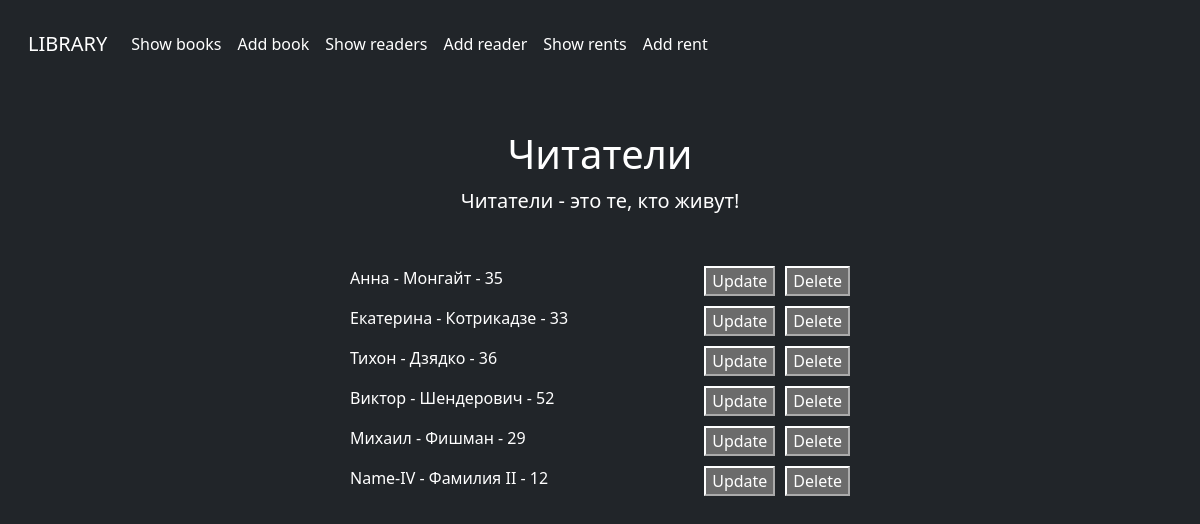
The page /showreaders/ on the database as committed earlier.
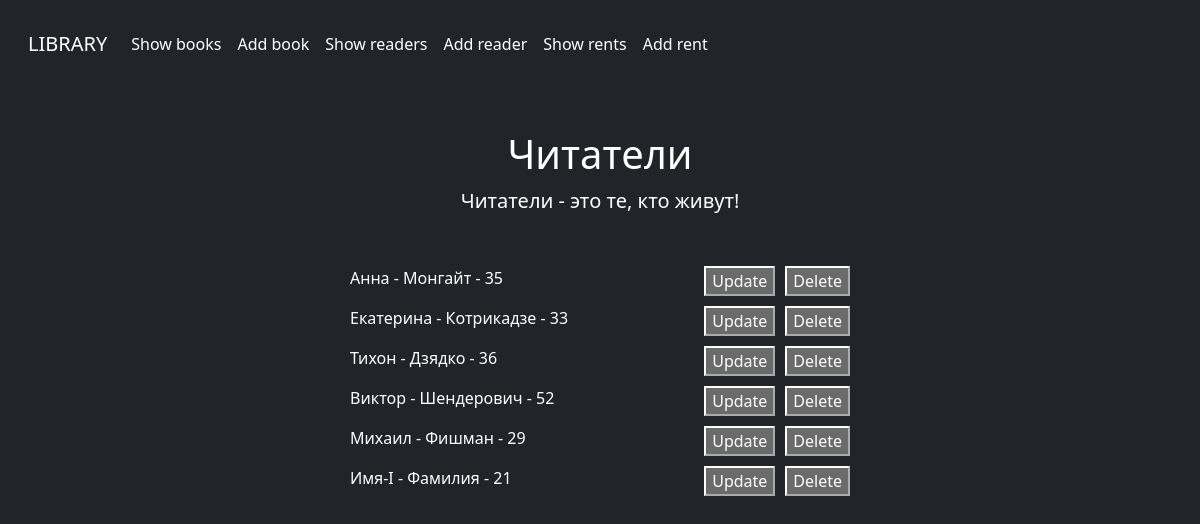
The same page on the database as committed later.
### library/models.py (models this page shows)
class Reader(models.Model):
    name = models.CharField(max_length=50)
    surname = models.CharField(max_length=50)
    age = models.IntegerField()
    address = models.CharField(max_length=250)
    def __str__(self):
        return f"{self.name} - {self.surname} - {self.age}"

### library/views.py (the view)
# urls.py: path('showreaders/', views.show_readers),
def show_readers(request):
    if request.method == "POST":
        if 'delete' in request.POST:
            Reader.objects.filter(id=request.POST['delete']).delete()
    return render(request, 'showreaders.html', {'readers': Reader.objects.all()})

### templates/showreaders.html (shortened to what this page needs)
<!DOCTYPE html>
{% load static %}
<html lang="en" class="h-100" data-bs-theme="dark">
<head>
  <link href="https://cdn.jsdelivr.net/npm/bootstrap@5.3.0-alpha3/dist/css/bootstrap.min.css" rel="stylesheet">
  <link rel="stylesheet" href="{% static 'library/css/library.css' %}">
</head>
<body class="d-flex h-100 text-center text-bg-dark">
  <div class="cover-container d-flex w-100 h-100 p-3 mx-auto flex-column">
    <nav class="navbar navbar-expand navbar-dark bg-dark" aria-label="Second navbar example">
      <div class="container-fluid">
        <a class="navbar-brand" href="http://127.0.0.1:8000">LIBRARY</a>
        <div class="collapse navbar-collapse" id="navbarsExample02">
          <ul class="navbar-nav me-auto">
            <li class="nav-item">
              <a class="nav-link active" aria-current="page" href="http://127.0.0.1:8000/showbooks">Show books</a>
            </li>
            <li class="nav-item">
              <a class="nav-link active" aria-current="page" href="http://127.0.0.1:8000/addbook">Add book</a>
            </li>
            <li class="nav-item">
              <a class="nav-link active" aria-current="page" href="http://127.0.0.1:8000/showreaders">Show readers</a>
            </li>
            <li class="nav-item">
              <a class="nav-link active" aria-current="page" href="http://127.0.0.1:8000/addreader">Add reader</a>
            </li>
            <li class="nav-item">
              <a class="nav-link active" aria-current="page" href="http://127.0.0.1:8000/showrents">Show rents</a>
            </li>
            <li class="nav-item">
              <a class="nav-link active" aria-current="page" href="http://127.0.0.1:8000/addrent">Add rent</a>
            </li>
          </ul>
        </div>
      </div>
    </nav>
    <main class="px-3" style="padding-top: 5%;">
      <h1>Читатели</h1>
      <p class="lead">Читатели - это те, кто живут!</p>
      <div style="height: 50px; width: 500px; margin: auto; margin-top: 50px;">
        {% if readers %}
            {% for reader in readers %}
                <div class="line_info_user">
                  <p class="reader" style="text-align: left;">{{ reader }}</p>
                  <div class="navi">
                    <form class="update" action="http://127.0.0.1:8000/addreader/" method="post">
                      <button type="submit">Update</button>
                    </form>
                    <form class="delete" action="" method="post">
                      <button type="submit">Delete</button>
                    </form>
                  </div>
                </div>
            {% endfor %}
        {% else %}
          <h1>Пользователи отсутствуют</h1>
        {% endif %}
      </div>
    </main>
  </div>
</body>
</html>

Rows that differ between the two databases and show on the page:
removed Reader: name+surname+age "Name-IV - Фамилия II - 12"
added Reader: name+surname+age "Имя-I - Фамилия - 21"
